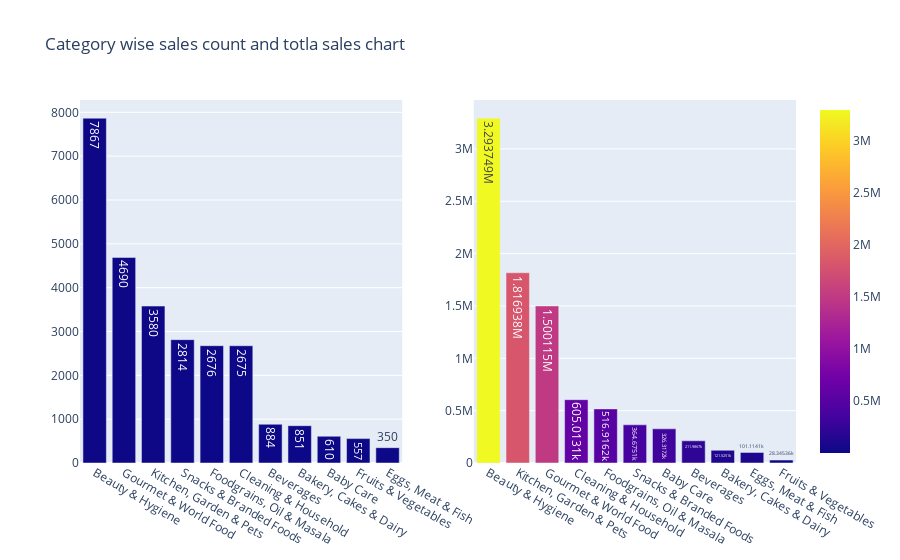

The cell this chart's notebook holds for it:
### Code cell
fig = make_subplots(rows=1, cols=2)

category_counts = products['category'].value_counts()
category_counts_df =pd.DataFrame({'Category':category_counts.index, "product": category_counts.values})
fig1 = px.bar(category_counts_df, x="Category", y="product", color='product' , title="Category wise sales count", color_continuous_scale='oranges',
 text_auto=True,)

category_amount_sales = products.groupby('category')['sale_price'].sum()
category_amount_sales =pd.DataFrame({'Category':category_amount_sales.index, "sales_price": category_amount_sales.values})
category_amount_sales = category_amount_sales.sort_values('sales_price',ascending=False)
fig2 = px.bar(category_amount_sales, x='Category' , y="sales_price", color='sales_price' , title="Category wise Total sales", color_continuous_scale='oranges',
 text_auto=True,)

fig.add_trace(fig1['data'][0], row=1, col=1)
fig.add_trace(fig2['data'][0], row=1, col=2)
fig.update_layout(
    title='Category wise sales count and totla sales chart',
)

fig.show()

### Figure 1 — Plotly figure (JSON) as saved in the notebook; plotly's stock layout.template omitted (floating-point values rounded to 4 significant figures)
{"data": [{"alignmentgroup": "True", "hovertemplate": "Category=%{x}<br>product=%{marker.color}<extra></extra>", "legendgroup": "", "marker": {"color": [7867, 4690, 3580, 2814, 2676, 2675, 884, 851, 610, 557, 350], "coloraxis": "coloraxis", "pattern": {"shape": ""}}, "name": "", "offsetgroup": "", "orientation": "v", "showlegend": false, "textposition": "auto", "texttemplate": "%{y}", "type": "bar", "x": ["Beauty & Hygiene", "Gourmet & World Food", "Kitchen, Garden & Pets", "Snacks & Branded Foods", "Foodgrains, Oil & Masala", "Cleaning & Household", "Beverages", "Bakery, Cakes & Dairy", "Baby Care", "Fruits & Vegetables", "Eggs, Meat & Fish"], "xaxis": "x", "y": [7867, 4690, 3580, 2814, 2676, 2675, 884, 851, 610, 557, 350], "yaxis": "y"}, {"alignmentgroup": "True", "hovertemplate": "Category=%{x}<br>sales_price=%{marker.color}<extra></extra>", "legendgroup": "", "marker": {"color": [3294000.0, 1817000.0, 1500000.0, 605000.0, 516900.0, 364700.0, 326300.0, 212000.0, 121500.0, 101100.0, 28350.0], "coloraxis": "coloraxis", "pattern": {"shape": ""}}, "name": "", "offsetgroup": "", "orientation": "v", "showlegend": false, "textposition": "auto", "texttemplate": "%{y}", "type": "bar", "x": ["Beauty & Hygiene", "Kitchen, Garden & Pets", "Gourmet & World Food", "Cleaning & Household", "Foodgrains, Oil & Masala", "Snacks & Branded Foods", "Baby Care", "Beverages", "Bakery, Cakes & Dairy", "Eggs, Meat & Fish", "Fruits & Vegetables"], "xaxis": "x2", "y": [3294000.0, 1817000.0, 1500000.0, 605000.0, 516900.0, 364700.0, 326300.0, 212000.0, 121500.0, 101100.0, 28350.0], "yaxis": "y2"}], "layout": {"title": {"text": "Category wise sales count and totla sales chart"}, "xaxis": {"anchor": "y", "domain": [0, 0.45]}, "xaxis2": {"anchor": "y2", "domain": [0.55, 1]}, "yaxis": {"anchor": "x", "domain": [0, 1]}, "yaxis2": {"anchor": "x2", "domain": [0, 1]}}}
